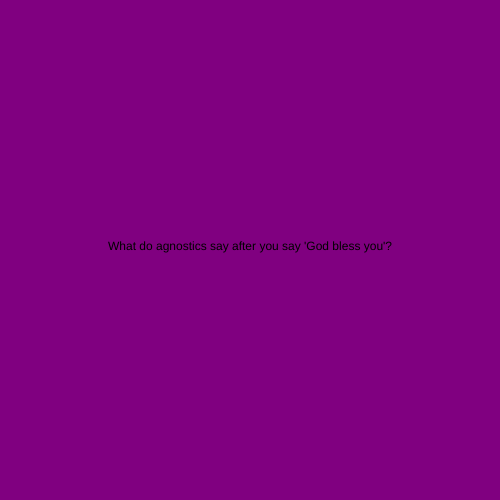
Frame 1 (no input)
Frame 60 (no input): identical to frame 1, image omitted
Frame 120 (the mouse pressed at the canvas centre since frame 60): identical to frame 1, image omitted

The p5.js sketch that drew this single still picture (run headless with seeded random() and noise() and a simulated clock; from frame 60 on, the mouse is pressed at the canvas centre):

// p5.js sketch
// ── sketch.js

let state = 0;

function setup() {
  createCanvas(500, 500);
  textAlign(CENTER);
}

function draw() {

  switch(state){
    case 0 :
      background("purple");
      text("What do agnostics say after you say 'God bless you'?", width / 2, height / 2);
      break;

    case 1:
      background("green");
      text("'Maybe'", width / 2, height / 2);
      break;

  }
}


function mouseReleased() {
  state++;
  if (state > 1) state = 0;
}
